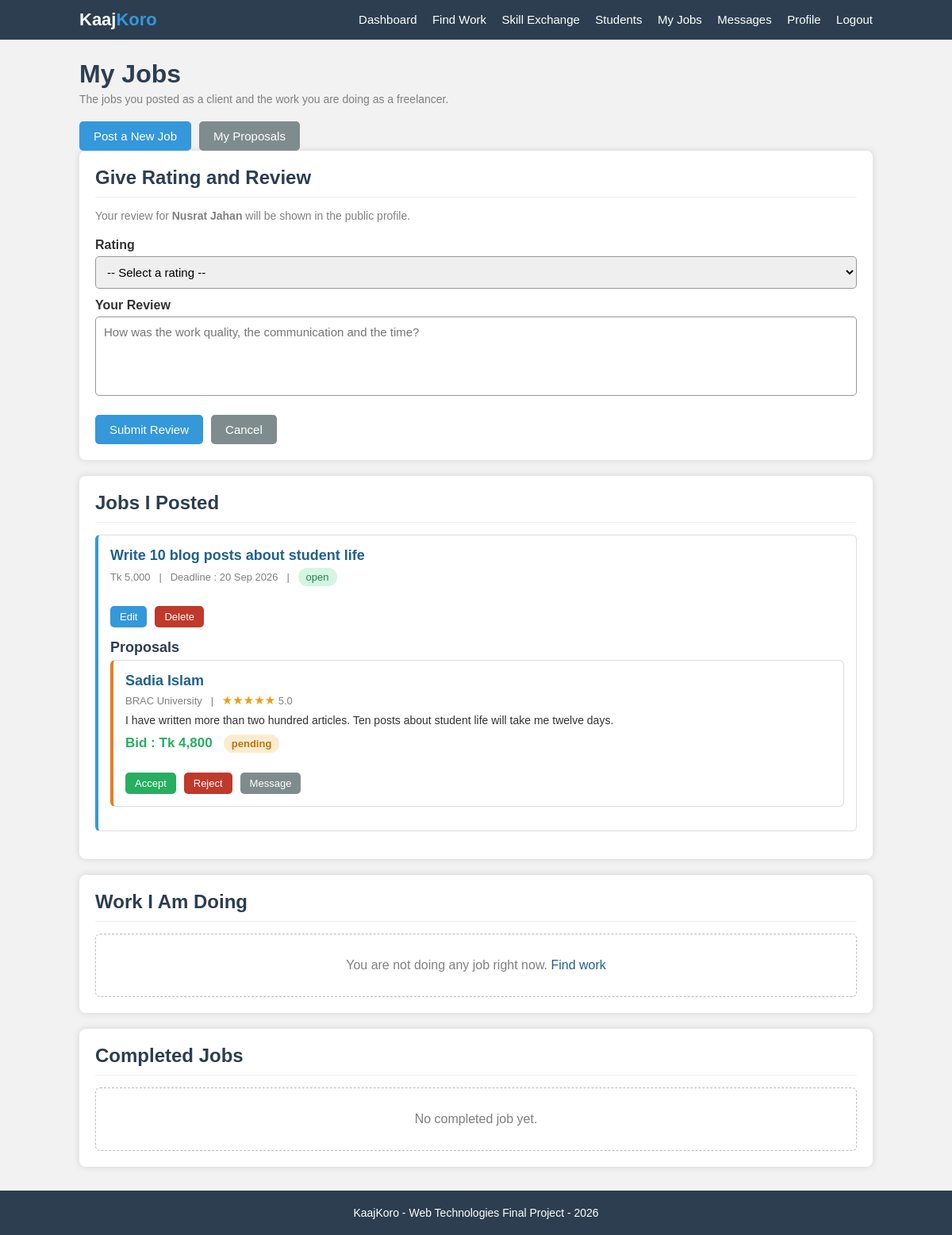
The page /my-jobs.php?review=2 (signed in) on the database its author committed.
### tables this page shows
CREATE TABLE users (
    user_id     INT AUTO_INCREMENT PRIMARY KEY,
    name        VARCHAR(100) NOT NULL,
    email       VARCHAR(100) NOT NULL UNIQUE,
    password    VARCHAR(255) NOT NULL,
    phone       VARCHAR(20)  NOT NULL,
    university  VARCHAR(100) NOT NULL,
    city        VARCHAR(50)  NOT NULL,
    bio         TEXT,
    education   VARCHAR(200),
    experience  TEXT,
    portfolio   VARCHAR(150),
    status      VARCHAR(20)  DEFAULT 'active',
    joined      DATE
);

CREATE TABLE jobs (
    job_id       INT AUTO_INCREMENT PRIMARY KEY,
    client_id    INT NOT NULL,
    title        VARCHAR(150) NOT NULL,
    description  TEXT NOT NULL,
    budget       INT NOT NULL,
    deadline     DATE NOT NULL,
    job_status   VARCHAR(20) DEFAULT 'open',
    hired_id     INT DEFAULT 0,
    created_at   DATE,
    FOREIGN KEY (client_id) REFERENCES users(user_id) ON DELETE CASCADE
);

CREATE TABLE proposals (
    proposal_id  INT AUTO_INCREMENT PRIMARY KEY,
    job_id       INT NOT NULL,
    user_id      INT NOT NULL,
    bid          INT NOT NULL,
    letter       TEXT NOT NULL,
    status       VARCHAR(20) DEFAULT 'pending',
    created_at   DATE,
    FOREIGN KEY (job_id)  REFERENCES jobs(job_id)   ON DELETE CASCADE,
    FOREIGN KEY (user_id) REFERENCES users(user_id) ON DELETE CASCADE
);

### check_login.php (called while the page is built, shortened)
<?php
$me = getUser($conn, $_SESSION["user_id"]);
?>

### my-jobs.php (the view, shortened to what this page needs)
<?php
require_once "config.php";
require_once "functions.php";
require_once "check_login.php";
$my_id = $me["user_id"];
$review_to  = isset($_GET["review"]) ? intval($_GET["review"]) : 0;
include "header.php";
?>
    <div class="page">
        <h1>My Jobs</h1>
        <p class="page-info">The jobs you posted as a client and the work you are doing as a freelancer.</p>
        <div class="buttons">
            <button onclick="window.location.href='post-job.php'">Post a New Job</button>
            <button class="btn-gray" onclick="window.location.href='proposals.php'">My Proposals</button>
        </div>
        <?php if ($review_to > 0) { ?>
            <div class="box">
                <h2 class="box-title">Give Rating and Review</h2>
                <form method="POST" action="my-jobs.php">
                    <p class="page-info">Your review for <b><?php echo htmlspecialchars(getUserName($conn, $review_to)); ?></b>
                        will be shown in the public profile.</p>
                    <label for="rating">Rating</label>
                    <select id="rating" name="rating">
                        <option value="">-- Select a rating --</option>
                    </select>
                    <label for="comment">Your Review</label>
                    <textarea id="comment" name="comment" placeholder="How was the work quality, the communication and the time?"></textarea>
                    <div class="buttons">
                        <button type="submit">Submit Review</button>
                        <button type="button" class="btn-gray" onclick="window.location.href='my-jobs.php'">Cancel</button>
                    </div>
                </form>
            </div>
        <?php } ?>
        <div class="box">
            <h2 class="box-title">Jobs I Posted</h2>
            <?php
            $stmt = $conn->prepare("SELECT * FROM jobs
                                    WHERE client_id = ? AND job_status != 'done'
                                    ORDER BY job_id DESC");
            $stmt->bind_param("i", $my_id);
            $stmt->execute();
            $my_jobs = $stmt->get_result();
            while ($job = $my_jobs->fetch_assoc()) {
                ?>
                <div class="item">
                    <h3><a href="job-details.php?id=<?php echo $job["job_id"]; ?>"><?php echo htmlspecialchars($job["title"]); ?></a></h3>
                    <p class="item-info"><?php echo showMoney($job["budget"]); ?>
                        &nbsp; | &nbsp; Deadline : <?php echo showDate($job["deadline"]); ?>
                        &nbsp; | &nbsp; <?php echo showStatus($job["job_status"]); ?></p>
                    <div class="buttons">
                        <button class="btn-small" onclick="window.location.href='post-job.php?edit=<?php echo $job["job_id"]; ?>'">Edit</button>
                        <button class="btn-small btn-red" onclick="if (confirm('Do you want to delete this job?')) { window.location.href='my-jobs.php?action=delete&id=<?php echo $job["job_id"]; ?>'; }">Delete</button>
                    </div>
                    <h3 style="margin-top:15px">Proposals</h3>
                    <?php
                    $stmt2 = $conn->prepare("SELECT p.*, u.name, u.university
                                             FROM proposals p
                                             JOIN users u ON p.user_id = u.user_id
                                             WHERE p.job_id = ?");
                    $stmt2->bind_param("i", $job["job_id"]);
                    $stmt2->execute();
                    $proposals = $stmt2->get_result();
                    while ($proposal = $proposals->fetch_assoc()) {
                        $student_rating = getAverageRating($conn, $proposal["user_id"]);
                        ?>
                        <div class="item item-orange">
                            <h3><a href="student-profile.php?id=<?php echo $proposal["user_id"]; ?>"><?php echo htmlspecialchars($proposal["name"]); ?></a></h3>
                            <p class="item-info"><?php echo htmlspecialchars($proposal["university"]); ?>
                                &nbsp; | &nbsp; <?php echo showStars($student_rating); ?> <?php echo number_format($student_rating, 1); ?></p>
                            <p class="item-text"><?php echo htmlspecialchars($proposal["letter"]); ?></p>
                            <p class="price">Bid : <?php echo showMoney($proposal["bid"]); ?> &nbsp; <?php echo showStatus($proposal["status"]); ?></p>
                            <?php if ($proposal["status"] == "pending") { ?>
                                <div class="buttons">
                                    <button class="btn-small btn-green" onclick="if (confirm('Do you want to hire this student?')) { window.location.href='my-jobs.php?action=accept&id=<?php echo $proposal["proposal_id"]; ?>'; }">Accept</button>
                                    <button class="btn-small btn-red" onclick="if (confirm('Do you want to reject this proposal?')) { window.location.href='my-jobs.php?action=reject&id=<?php echo $proposal["proposal_id"]; ?>'; }">Reject</button>
                                    <button class="btn-small btn-gray" onclick="window.location.href='messages.php?to=<?php echo $proposal["user_id"]; ?>'">Message</button>
                                </div>
                            <?php } ?>
                        </div>
                        <?php
                    }
                    ?>
                </div>
                <?php
            }
            ?>
        </div>
        <div class="box">
            <h2 class="box-title">Work I Am Doing</h2>
            <?php
            $stmt = $conn->prepare("SELECT * FROM jobs
                                    WHERE hired_id = ? AND job_status = 'working'
                                    ORDER BY job_id DESC");
            $stmt->bind_param("i", $my_id);
            $stmt->execute();
            $working = $stmt->get_result();
            if ($working->num_rows == 0) {
                echo "<div class='empty'>You are not doing any job right now. <a href='jobs.php'>Find work</a></div>";
            }
                ?>
        </div>
        <div class="box">
            <h2 class="box-title">Completed Jobs</h2>
            <?php
            $stmt = $conn->prepare("SELECT * FROM jobs
                                    WHERE job_status = 'done' AND (client_id = ? OR hired_id = ?)
                                    ORDER BY job_id DESC");
            $stmt->bind_param("ii", $my_id, $my_id);
            $stmt->execute();
            $done_jobs = $stmt->get_result();
            if ($done_jobs->num_rows == 0) {
                echo "<div class='empty'>No completed job yet.</div>";
            }
                ?>
        </div>
    </div>
<?php include "footer.php"; ?>

### functions.php (shortened to what this page needs)
<?php
function getUser($conn, $user_id) {
    $stmt = $conn->prepare("SELECT * FROM users WHERE user_id = ?");
    $stmt->bind_param("i", $user_id);
    $stmt->execute();
    $result = $stmt->get_result();
    $user = $result->fetch_assoc();
    return $user;
}
function getUserName($conn, $user_id) {
    $user = getUser($conn, $user_id);
    return $user["name"];
}
function getAverageRating($conn, $user_id) {
    $stmt = $conn->prepare("SELECT AVG(rating) AS average
                            FROM reviews
                            WHERE to_id = ? AND status = 'visible'");
    $stmt->bind_param("i", $user_id);
    $stmt->execute();
    $result = $stmt->get_result();
    $row = $result->fetch_assoc();
    return $row["average"];
}
function showStars($rating) {
    $stars = "";
    $full = round($rating);
    for ($i = 1; $i <= 5; $i++) {
        if ($i <= $full) {
            $stars = $stars . "&#9733;";
        }
        else {
            $stars = $stars . "&#9734;";
        }
    }
    return "<span class='stars'>" . $stars . "</span>";
}
function showMoney($amount) {
    return "Tk " . number_format($amount);
}
function showStatus($status) {
    if ($status == "open" || $status == "accepted" || $status == "active"
        || $status == "solved" || $status == "visible" || $status == "done") {
        return "<span class='tag tag-green'>" . $status . "</span>";
    }
    if ($status == "pending" || $status == "working" || $status == "matched"
        || $status == "scheduled") {
        return "<span class='tag tag-orange'>" . $status . "</span>";
    }
    return "<span class='tag tag-red'>" . $status . "</span>";
}
function showDate($date) {
    return date("d M Y", strtotime($date));
}
?>

### style.css (style rules this page uses)
* { margin:0; padding:0; box-sizing:border-box; font-family:Arial, Helvetica, sans-serif; }
body { background:#f2f2f2; color:#333; }
a { text-decoration:none; color:#21618c; }
.page { width:1000px; margin:25px auto; }
h1 { color:#2c3e50; margin-bottom:5px; }
h2 { color:#2c3e50; }
h3 { color:#2c3e50; font-size:18px; }
.page-info { color:gray; font-size:14px; margin-bottom:20px; }
.box { background:white; padding:20px; border-radius:8px; box-shadow:0 0 8px lightgray; margin-bottom:20px; }
.box-title { border-bottom:1px solid #ecf0f1; padding-bottom:10px; margin-bottom:15px; }
label { display:block; font-weight:bold; margin-top:12px; margin-bottom:5px; }
input[type="text"], input[type="email"], input[type="password"], input[type="number"], input[type="tel"], input[type="date"], input[type="time"], input[type="search"], select, textarea { width:100%; padding:10px; border:1px solid #999; border-radius:5px; font-size:15px; outline:none; }
textarea { resize:none; height:100px; }
button { padding:10px 18px; border:none; border-radius:5px; background:#3498db; color:white; font-size:15px; cursor:pointer; }
.btn-small { padding:6px 12px; font-size:13px; }
.btn-green { background:#27ae60; }
.btn-red { background:#c0392b; }
.btn-gray { background:#7f8c8d; }
.buttons { margin-top:20px; display:flex; gap:10px; }
.item { background:white; border:1px solid #ddd; border-left:4px solid #3498db; border-radius:6px; padding:15px; margin-bottom:15px; }
.item h3 { margin-bottom:5px; }
.item-info { color:gray; font-size:13px; margin-bottom:8px; }
.item-text { font-size:14px; margin-bottom:10px; }
.item-orange { border-left:4px solid #e67e22; }
.tag { display:inline-block; background:#ecf0f1; color:#2c3e50; padding:4px 10px; border-radius:12px; font-size:13px; margin-right:5px; margin-bottom:5px; }
.tag-green { background:#d5f5e3; color:#1e8449; }
.tag-orange { background:#fdebd0; color:#b9770e; }
.price { color:#27ae60; font-weight:bold; font-size:17px; }
.stars { color:#f39c12; font-size:15px; }
.empty { background:white; border:1px dashed #bbb; border-radius:6px; padding:30px; text-align:center; color:gray; }

### rows shown on the page
users: name "Nusrat Jahan"
jobs: title "Write 10 blog posts about student life", budget "Tk 5,000", deadline "20 Sep 2026", job_status "open"
proposals: user.name "Sadia Islam", user.university "BRAC University", student_rating "5.0", letter "I have written more than two hundred articles. Ten posts about student life will take me twelve days.", bid "Tk 4,800", status "pending"
